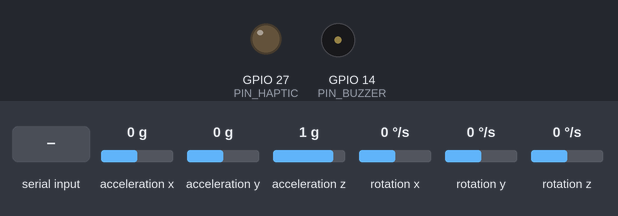
Bench run of a sketch on a simulated ESP32. On the bench: output pins drawn as LEDs (lit = HIGH), buzzer (waves = sounding, pin HIGH). Wiring (inferred from the names in the program): MPU-6050 motion sensor at I2C address 0x68; MPU-6050 motion sensor at I2C address 0x69. The test bench sets the inputs (shaded band); at power-on: acceleration x 0 g, acceleration y 0 g, rotation y 0 °/s, acceleration z 1 g, rotation x 0 °/s, rotation z 0 °/s. What the sketch prints to the serial monitor is not drawn.

Above: at 1.3 s.
1.4 s: "HAPTIC_ALERT\n" received over Serial
At 1.54 s:
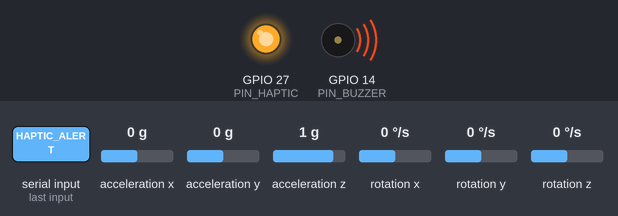
3.1 s: acceleration x set to 0.8 g
6.1 s: acceleration y set to 0.8 g
9.1 s: rotation y set to 100 °/s
12.1 s: acceleration z set to 0 g
Timing chart, 0 to 15.1 s (numbered marks = the images above; inputs shaded):
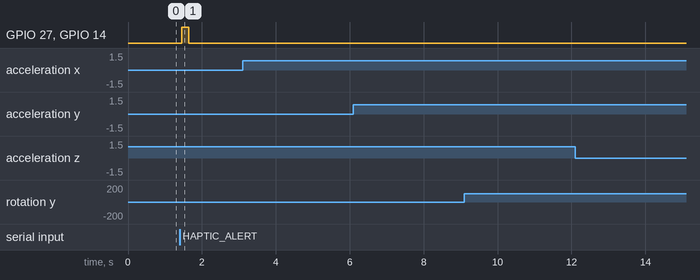

Measured:
- after the input at 1.4 s, GPIO 27 (PIN_HAPTIC), GPIO 14 (PIN_BUZZER): LOW → HIGH after 0.05 s, → LOW 0.20 s later
- after the input at 3.1 s, every drawn part: stays the same
- after the input at 6.1 s, every drawn part: stays the same
- after the input at 9.1 s, every drawn part: stays the same
- after the input at 12.1 s, every drawn part: stays the same

The sketch:

FitSense_ESP32_DualMPU6050.ino
```cpp
/*
 * FitSense AI / FlexSense - ESP32 Dual MPU6050 Wearable Firmware
 * -------------------------------------------------------------------
 * Hack Summit 7.0 at Aaruush, SRM Institute of Science and Technology
 * Team: Nithesh P (Team Lead & Developer), Koushik G, Sujay S
 *
 * Hardware Connections:
 *   - MPU6050 #1 (Thigh):  I2C Address 0x68 (AD0 -> GND)
 *   - MPU6050 #2 (Shin):   I2C Address 0x69 (AD0 -> 3.3V)
 *   - SDA:                 ESP32 GPIO 21
 *   - SCL:                 ESP32 GPIO 22
 *   - Haptic Motor Driver: ESP32 GPIO 27 (PWM / Digital Out)
 *   - Buzzer Module:       ESP32 GPIO 14 (Digital Out)
 *   - DFPlayer Mini (Rx):  ESP32 GPIO 17 (Tx2)
 *   - DFPlayer Mini (Tx):  ESP32 GPIO 16 (Rx2)
 *
 * Features:
 *   1. Dual MPU6050 complementary pitch/roll filter for orientation tracking
 *   2. Relative joint flexion angle calculation: Flexion = |Thigh_Pitch - Shin_Pitch|
 *   3. Real-time JSON output over USB Serial at 115200 baud
 *   4. Hardware Haptic Motor & Buzzer pulse triggers for posture feedback
 */

#include <Wire.h>
#include <HardwareSerial.h>

// MPU6050 I2C Registers & Addresses
#define MPU_ADDRESS_1 0x68 // Thigh IMU
#define MPU_ADDRESS_2 0x69 // Shin IMU

#define MPU6050_PWR_MGMT_1 0x6B
#define MPU6050_ACCEL_XOUT_H 0x3B
#define MPU6050_GYRO_XOUT_H 0x43

// GPIO Output Pins
#define PIN_HAPTIC 27
#define PIN_BUZZER 14

// Filter Alpha (0.96 Gyro, 0.04 Accel)
const float ALPHA = 0.96;
const float RAD_TO_DEG = 57.295779513;

// Sensor 1 Orientation State (Thigh)
float roll1 = 0, pitch1 = 0;
// Sensor 2 Orientation State (Shin)
float roll2 = 0, pitch2 = 0;

unsigned long lastMicros = 0;

void setupMPU(uint8_t address) {
  Wire.beginTransmission(address);
  Wire.write(MPU6050_PWR_MGMT_1);
  Wire.write(0x00); // Wake up MPU6050
  Wire.endTransmission(true);
}

void readMPUData(uint8_t address, float &roll, float &pitch, float dt) {
  Wire.beginTransmission(address);
  Wire.write(MPU6050_ACCEL_XOUT_H);
  Wire.endTransmission(false);
  Wire.requestFrom(address, (uint8_t)14, (uint8_t)true);

  int16_t ax = (Wire.read() << 8) | Wire.read();
  int16_t ay = (Wire.read() << 8) | Wire.read();
  int16_t az = (Wire.read() << 8) | Wire.read();
  int16_t temp = (Wire.read() << 8) | Wire.read();
  int16_t gx = (Wire.read() << 8) | Wire.read();
  int16_t gy = (Wire.read() << 8) | Wire.read();
  int16_t gz = (Wire.read() << 8) | Wire.read();

  // Convert Raw Values
  float ax_g = ax / 16384.0;
  float ay_g = ay / 16384.0;
  float az_g = az / 16384.0;

  float gx_dps = gx / 131.0;
  float gy_dps = gy / 131.0;
  float gz_dps = gz / 131.0;

  // Accelerometer Pitch & Roll
  float accelRoll = atan2(ay_g, az_g) * RAD_TO_DEG;
  float accelPitch = atan2(-ax_g, sqrt(ay_g * ay_g + az_g * az_g)) * RAD_TO_DEG;

  // Complementary Filter
  roll = ALPHA * (roll + gx_dps * dt) + (1.0 - ALPHA) * accelRoll;
  pitch = ALPHA * (pitch + gy_dps * dt) + (1.0 - ALPHA) * accelPitch;
}

void setup() {
  Serial.begin(115200);
  Wire.begin(21, 22, 400000); // SDA: 21, SCL: 22, 400kHz I2C Clock

  pinMode(PIN_HAPTIC, OUTPUT);
  pinMode(PIN_BUZZER, OUTPUT);
  digitalWrite(PIN_HAPTIC, LOW);
  digitalWrite(PIN_BUZZER, LOW);

  // Initialize both MPU6050 sensors
  setupMPU(MPU_ADDRESS_1);
  setupMPU(MPU_ADDRESS_2);

  lastMicros = micros();
  delay(100);
}

void loop() {
  unsigned long nowMicros = micros();
  float dt = (nowMicros - lastMicros) / 1000000.0;
  if (dt <= 0) dt = 0.01;
  lastMicros = nowMicros;

  // Read orientation from both IMUs
  readMPUData(MPU_ADDRESS_1, roll1, pitch1, dt);
  readMPUData(MPU_ADDRESS_2, roll2, pitch2, dt);

  // Calculate Relative Joint Flexion Angle
  float relativeFlexion = fabs(pitch1 - pitch2);
  if (relativeFlexion < 0) relativeFlexion = 0;

  // Output JSON Packet over Serial (115200 baud)
  Serial.print("{\"deviceId\":\"ESP32-HARDWARE-01\",\"sensor1\":{\"roll\":");
  Serial.print(roll1, 2);
  Serial.print(",\"pitch\":");
  Serial.print(pitch1, 2);
  Serial.print(",\"yaw\":0},\"sensor2\":{\"roll\":");
  Serial.print(roll2, 2);
  Serial.print(",\"pitch\":");
  Serial.print(pitch2, 2);
  Serial.print(",\"yaw\":0},\"flexion\":");
  Serial.print(relativeFlexion, 2);
  Serial.println(",\"battery\":96}");

  // Check incoming feedback commands from Serial (Haptic / Buzzer trigger)
  if (Serial.available()) {
    String cmd = Serial.readStringUntil('\n');
    cmd.trim();
    if (cmd.equalsIgnoreCase("HAPTIC_ALERT")) {
      digitalWrite(PIN_HAPTIC, HIGH);
      digitalWrite(PIN_BUZZER, HIGH);
      delay(200);
      digitalWrite(PIN_HAPTIC, LOW);
      digitalWrite(PIN_BUZZER, LOW);
    }
  }

  delay(50); // ~20 Hz sampling rate
}
```
